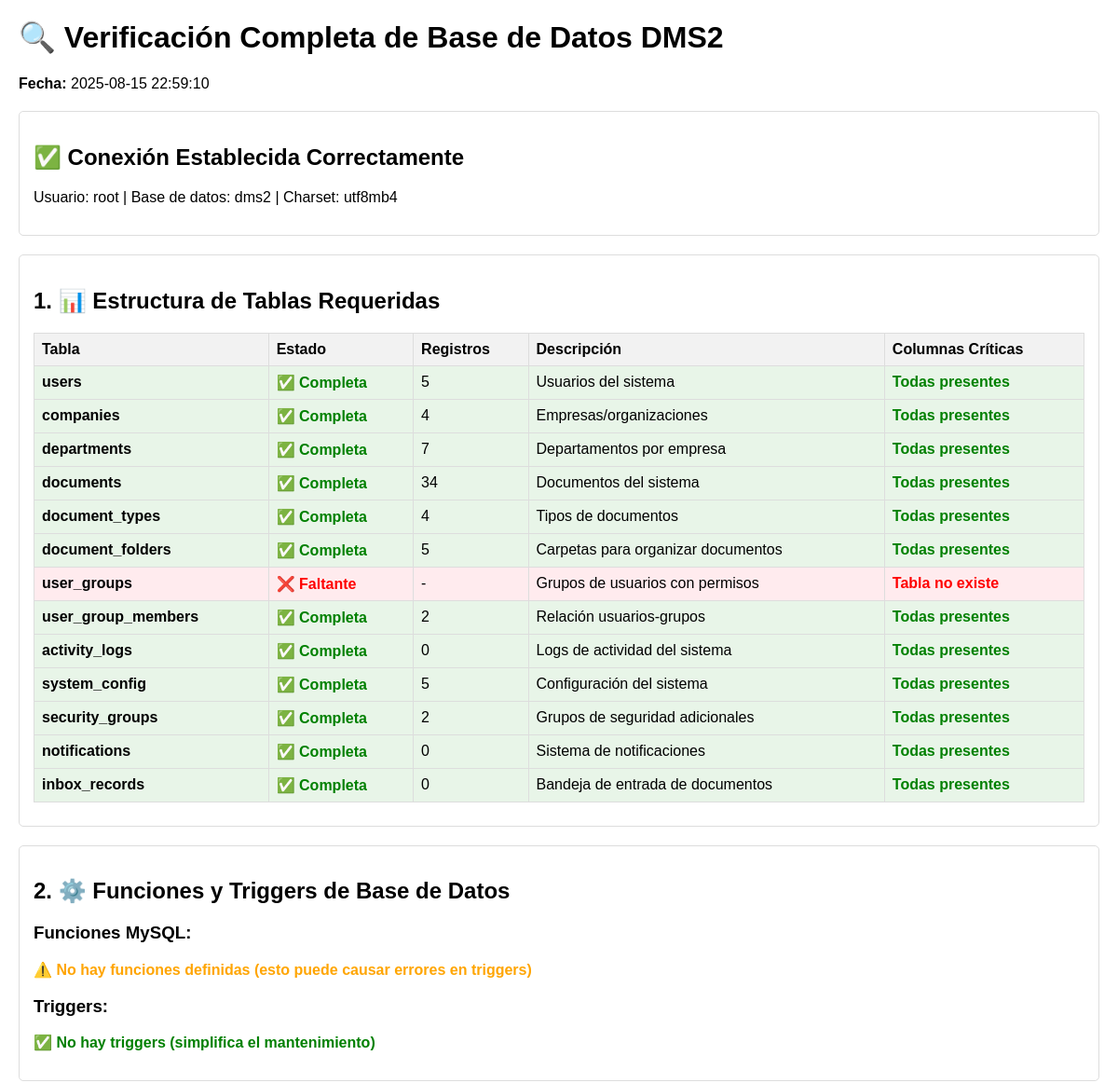
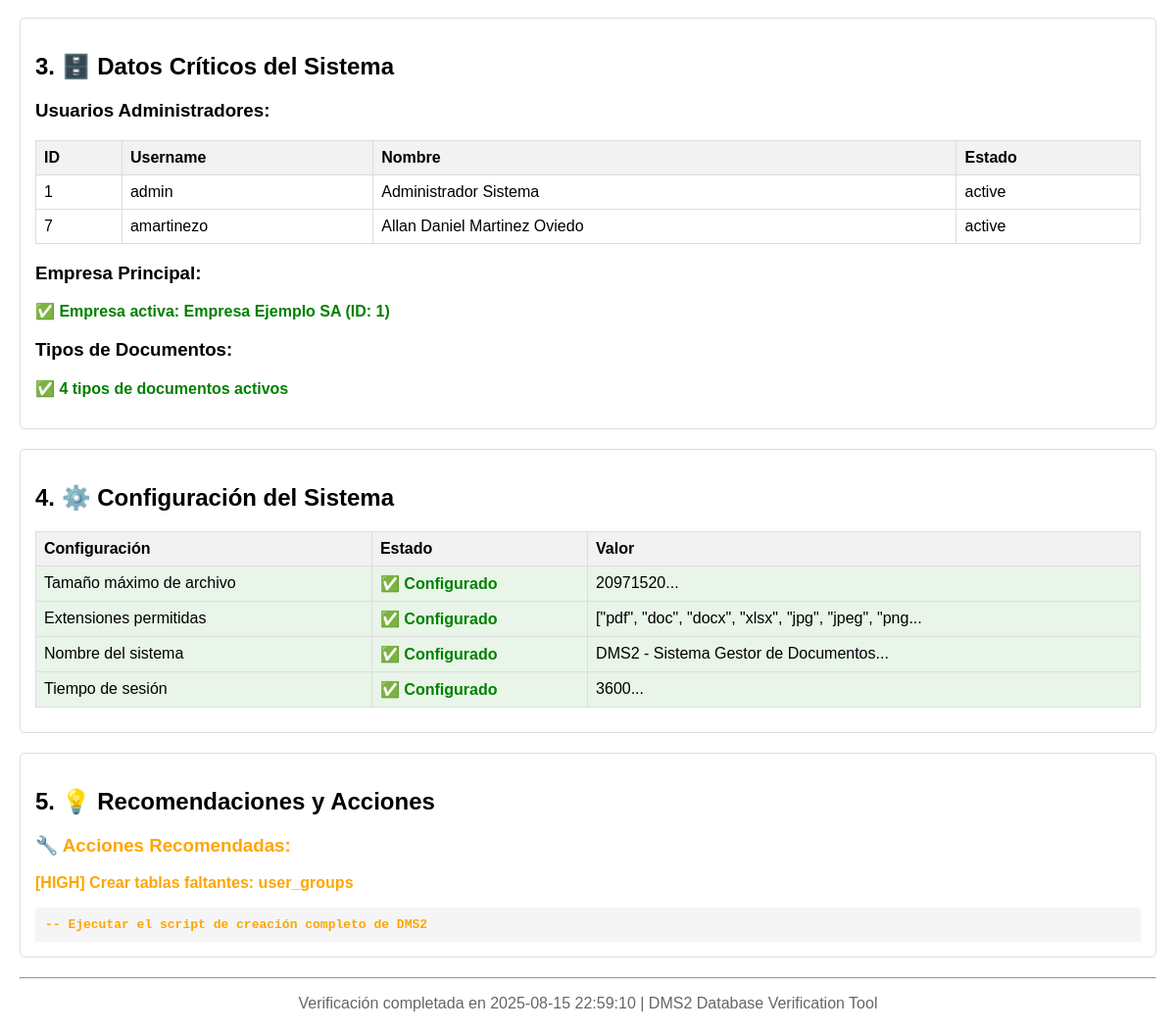
Screenshot of /verificacion_bd_completa.php with the database file from the repository (2 pictures, top to bottom).
### tables this page shows
CREATE TABLE `users` (
  `id` int(11) NOT NULL,
  `username` varchar(50) NOT NULL,
  `password` varchar(255) NOT NULL,
  `email` varchar(100) NOT NULL,
  `first_name` varchar(100) NOT NULL,
  `last_name` varchar(100) NOT NULL,
  `company_id` int(11) DEFAULT NULL,
  `department_id` int(11) DEFAULT NULL,
  `group_id` int(11) DEFAULT NULL,
  `role` enum('admin','user','viewer','super_admin') DEFAULT 'user',
  `status` enum('active','inactive') DEFAULT 'active',
  `download_enabled` tinyint(1) DEFAULT 1,
  `last_login` timestamp NULL DEFAULT NULL,
  `created_at` timestamp NOT NULL DEFAULT current_timestamp(),
  `updated_at` timestamp NOT NULL DEFAULT current_timestamp() ON UPDATE current_timestamp()
);

CREATE TABLE `companies` (
  `id` int(11) NOT NULL,
  `name` varchar(255) NOT NULL,
  `description` text DEFAULT NULL,
  `ruc` varchar(20) DEFAULT NULL,
  `address` text DEFAULT NULL,
  `phone` varchar(20) DEFAULT NULL,
  `email` varchar(100) DEFAULT NULL,
  `contact_person` varchar(100) DEFAULT NULL,
  `status` enum('active','inactive') DEFAULT 'active',
  `created_at` timestamp NOT NULL DEFAULT current_timestamp(),
  `updated_at` timestamp NOT NULL DEFAULT current_timestamp() ON UPDATE current_timestamp()
);

CREATE TABLE `system_config` (
  `id` int(11) NOT NULL,
  `config_key` varchar(100) NOT NULL,
  `config_value` text DEFAULT NULL,
  `description` text DEFAULT NULL,
  `created_at` timestamp NOT NULL DEFAULT current_timestamp(),
  `updated_at` timestamp NOT NULL DEFAULT current_timestamp() ON UPDATE current_timestamp()
);

### verificacion_bd_completa.php (the view, shortened to what this page needs)
<?php
echo "<!DOCTYPE html>";
echo "<html><head><title>Verificación Completa BD DMS2</title>";
echo "<style>
    body { font-family: Arial, sans-serif; margin: 20px; }
    .success { color: green; font-weight: bold; }
    .error { color: red; font-weight: bold; }
    .warning { color: orange; font-weight: bold; }
    .section { margin: 20px 0; padding: 15px; border: 1px solid #ddd; border-radius: 5px; }
    table { border-collapse: collapse; width: 100%; margin: 10px 0; }
    th, td { border: 1px solid #ddd; padding: 8px; text-align: left; }
    th { background-color: #f2f2f2; }
    .sql-code { background: #f5f5f5; padding: 10px; border-radius: 3px; font-family: monospace; }
    .missing { background-color: #ffebee; }
    .present { background-color: #e8f5e8; }
</style></head><body>";
echo "<h1>🔍 Verificación Completa de Base de Datos DMS2</h1>";
echo "<p><strong>Fecha:</strong> " . date('Y-m-d H:i:s') . "</p>";
try {
    $database = new Database();
    $pdo = $database->getConnection();
    echo "<div class='section'>";
    echo "<h2>✅ Conexión Establecida Correctamente</h2>";
    echo "<p>Usuario: root | Base de datos: dms2 | Charset: utf8mb4</p>";
    echo "</div>";
    echo "<div class='section'>";
    echo "<h2>1. 📊 Estructura de Tablas Requeridas</h2>";
    $stmt = $pdo->query("SHOW TABLES");
    $existing_tables = $stmt->fetchAll(PDO::FETCH_COLUMN);
    echo "<table>";
    echo "<tr><th>Tabla</th><th>Estado</th><th>Registros</th><th>Descripción</th><th>Columnas Críticas</th></tr>";
    $missing_tables = [];
    $incomplete_tables = [];
    foreach ($required_tables as $table => $info) {
        if (in_array($table, $existing_tables)) {
            try {
                $stmt = $pdo->query("SELECT COUNT(*) as count FROM `$table`");
                $count = $stmt->fetch()['count'];
                $stmt = $pdo->query("DESCRIBE `$table`");
                $existing_columns = array_column($stmt->fetchAll(PDO::FETCH_ASSOC), 'Field');
                $missing_columns = array_diff($info['required_columns'], $existing_columns);
                if (empty($missing_columns)) {
                    $status = "<span class='success'>✅ Completa</span>";
                    $columns_status = "<span class='success'>Todas presentes</span>";
                } else {
                    $status = "<span class='warning'>⚠️ Incompleta</span>";
                    $columns_status = "<span class='warning'>Faltan: " . implode(', ', $missing_columns) . "</span>";
                    $incomplete_tables[] = $table;
                }
                echo "<tr class='present'>";
                echo "<td><strong>$table</strong></td>";
                echo "<td>$status</td>";
                echo "<td>$count</td>";
                echo "<td>{$info['description']}</td>";
                echo "<td>$columns_status</td>";
                echo "</tr>";
            } catch (Exception $e) {
                echo "<tr class='missing'>";
                echo "<td><strong>$table</strong></td>";
                echo "<td><span class='error'>❌ Error</span></td>";
                echo "<td>-</td>";
                echo "<td>{$info['description']}</td>";
                echo "<td><span class='error'>Error: " . $e->getMessage() . "</span></td>";
                echo "</tr>";
            }
        } else {
            $missing_tables[] = $table;
            echo "<tr class='missing'>";
            echo "<td><strong>$table</strong></td>";
            echo "<td><span class='error'>❌ Faltante</span></td>";
            echo "<td>-</td>";
            echo "<td>{$info['description']}</td>";
            echo "<td><span class='error'>Tabla no existe</span></td>";
            echo "</tr>";
        }
    }
    echo "</table>";
    echo "</div>";
    echo "<div class='section'>";
    echo "<h2>2. ⚙️ Funciones y Triggers de Base de Datos</h2>";
    $stmt = $pdo->query("SELECT ROUTINE_NAME, ROUTINE_TYPE, CREATED FROM INFORMATION_SCHEMA.ROUTINES WHERE ROUTINE_SCHEMA = 'dms2'");
    $functions = $stmt->fetchAll(PDO::FETCH_ASSOC);
    echo "<h3>Funciones MySQL:</h3>";
    if (empty($functions)) {
        echo "<p class='warning'>⚠️ No hay funciones definidas (esto puede causar errores en triggers)</p>";
    }
    $stmt = $pdo->query("SELECT TRIGGER_NAME, EVENT_MANIPULATION, ACTION_TIMING FROM INFORMATION_SCHEMA.TRIGGERS WHERE TRIGGER_SCHEMA = 'dms2'");
    $triggers = $stmt->fetchAll(PDO::FETCH_ASSOC);
    echo "<h3>Triggers:</h3>";
    if (empty($triggers)) {
        echo "<p class='success'>✅ No hay triggers (simplifica el mantenimiento)</p>";
    }
    echo "</div>";
    echo "<div class='section'>";
    echo "<h2>3. 🗄️ Datos Críticos del Sistema</h2>";
    $stmt = $pdo->query("SELECT id, username, first_name, last_name, role, status FROM users WHERE role = 'admin' AND status = 'active'");
    $admins = $stmt->fetchAll(PDO::FETCH_ASSOC);
    echo "<h3>Usuarios Administradores:</h3>";
    if (empty($admins)) {
        echo "<p class='error'>❌ No hay usuarios admin activos - Sistema sin administrador</p>";
    } else {
        echo "<table>";
        echo "<tr><th>ID</th><th>Username</th><th>Nombre</th><th>Estado</th></tr>";
        foreach ($admins as $admin) {
            echo "<tr><td>{$admin['id']}</td><td>{$admin['username']}</td><td>{$admin['first_name']} {$admin['last_name']}</td><td>{$admin['status']}</td></tr>";
        }
        echo "</table>";
    }
    $stmt = $pdo->query("SELECT id, name, status FROM companies WHERE status = 'active' LIMIT 1");
    $default_company = $stmt->fetch(PDO::FETCH_ASSOC);
    echo "<h3>Empresa Principal:</h3>";
    if (!$default_company) {
        echo "<p class='warning'>⚠️ No hay empresas activas - Crear empresa por defecto</p>";
    } else {
        echo "<p class='success'>✅ Empresa activa: {$default_company['name']} (ID: {$default_company['id']})</p>";
    }
    $stmt = $pdo->query("SELECT COUNT(*) as count FROM document_types WHERE status = 'active'");
    $doc_types_count = $stmt->fetch()['count'];
    echo "<h3>Tipos de Documentos:</h3>";
    if ($doc_types_count == 0) {
        echo "<p class='warning'>⚠️ No hay tipos de documentos activos</p>";
    } else {
        echo "<p class='success'>✅ $doc_types_count tipos de documentos activos</p>";
    }
    echo "</div>";
    echo "<div class='section'>";
    echo "<h2>4. ⚙️ Configuración del Sistema</h2>";
    $config_checks = [
        'max_file_size' => 'Tamaño máximo de archivo',
        'allowed_extensions' => 'Extensiones permitidas',
        'system_name' => 'Nombre del sistema',
        'session_timeout' => 'Tiempo de sesión'
    ];
    echo "<table>";
    echo "<tr><th>Configuración</th><th>Estado</th><th>Valor</th></tr>";
    foreach ($config_checks as $key => $description) {
        $stmt = $pdo->prepare("SELECT config_value FROM system_config WHERE config_key = ?");
        $stmt->execute([$key]);
        $config = $stmt->fetch();
        if ($config) {
            echo "<tr class='present'><td>$description</td><td><span class='success'>✅ Configurado</span></td><td>" . substr($config['config_value'], 0, 50) . "...</td></tr>";
        } else {
            echo "<tr class='missing'><td>$description</td><td><span class='warning'>⚠️ Faltante</span></td><td>-</td></tr>";
        }
    }
    echo "</table>";
    echo "</div>";
    echo "<div class='section'>";
    echo "<h2>5. 💡 Recomendaciones y Acciones</h2>";
    $recommendations = [];
    if (!empty($missing_tables)) {
        $recommendations[] = [
            'priority' => 'high',
            'action' => 'Crear tablas faltantes: ' . implode(', ', $missing_tables),
            'sql' => "-- Ejecutar el script de creación completo de DMS2"
        ];
    }
    if (empty($recommendations)) {
        echo "<div class='success'>";
        echo "<h3>✅ ¡Base de Datos Completa y Funcional!</h3>";
        echo "<p>No se detectaron problemas críticos. El sistema está listo para usar.</p>";
        echo "</div>";
    } else {
        echo "<div class='warning'>";
        echo "<h3>🔧 Acciones Recomendadas:</h3>";
        foreach ($recommendations as $rec) {
            $priority_class = $rec['priority'] === 'critical' ? 'error' : ($rec['priority'] === 'high' ? 'warning' : 'info');
            echo "<div class='$priority_class'>";
            echo "<p><strong>[" . strtoupper($rec['priority']) . "]</strong> {$rec['action']}</p>";
            if (isset($rec['sql'])) {
                echo "<div class='sql-code'>{$rec['sql']}</div>";
            }
            echo "</div>";
        }
        echo "</div>";
    }
    echo "</div>";
} catch (Exception $e) {
    echo "<div class='error'>";
    echo "<h2>❌ Error durante la verificación:</h2>";
    echo "<p>" . $e->getMessage() . "</p>";
    echo "<p><strong>Archivo:</strong> " . $e->getFile() . "</p>";
    echo "<p><strong>Línea:</strong> " . $e->getLine() . "</p>";
    echo "</div>";
}
echo "<hr>";
echo "<p style='text-align: center; color: #666;'>";
echo "Verificación completada en " . date('Y-m-d H:i:s') . " | ";
echo "DMS2 Database Verification Tool";
echo "</p>";
echo "</body></html>";
?>

### verificacion_bd_completa.php (style rules this page uses)
body { font-family: Arial, sans-serif; margin: 20px; }
.success { color: green; font-weight: bold; }
.error { color: red; font-weight: bold; }
.warning { color: orange; font-weight: bold; }
.section { margin: 20px 0; padding: 15px; border: 1px solid #ddd; border-radius: 5px; }
table { border-collapse: collapse; width: 100%; margin: 10px 0; }
th, td { border: 1px solid #ddd; padding: 8px; text-align: left; }
th { background-color: #f2f2f2; }
.sql-code { background: #f5f5f5; padding: 10px; border-radius: 3px; font-family: monospace; }
.missing { background-color: #ffebee; }
.present { background-color: #e8f5e8; }

### rows the page displays
users: id "1", username "admin", first_name "Administrador", last_name "Sistema", status "active"
users: id "7", username "amartinezo", first_name "Allan Daniel", last_name "Martinez Oviedo", status "active"
companies: name "Empresa Ejemplo SA", id "1"
system_config: description "Tamaño máximo de archivo", config_value "20971520"
system_config: description "Extensiones permitidas", config_value "[\"pdf\", \"doc\", \"docx\", \"xlsx\", \"jpg\", \"jpeg\", \"png"
system_config: description "Nombre del sistema", config_value "DMS2 - Sistema Gestor de Documentos"
system_config: description "Tiempo de sesión", config_value "3600"

### other values shown
$table "users"
$count "5"
$info['description'] "Usuarios del sistema"
$table "companies"
$count "4"
$info['description'] "Empresas/organizaciones"
$table "departments"
$count "7"
$info['description'] "Departamentos por empresa"
$table "documents"
$count "34"
$info['description'] "Documentos del sistema"
$table "document_types"
$info['description'] "Tipos de documentos"
$table "document_folders"
